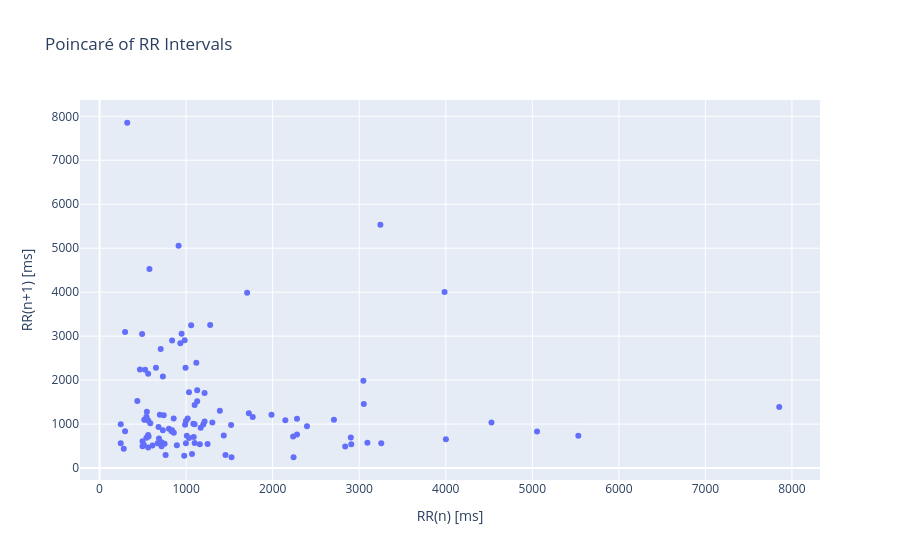

Notebook code for this chart:
### Code cell
rr = hrv_df["rr_ms"]

px.scatter(
    x=rr[:-1],
    y=rr[1:],
    title="Poincaré of RR Intervals",
    labels={"x": "RR(n) [ms]", "y": "RR(n+1) [ms]"}
)
